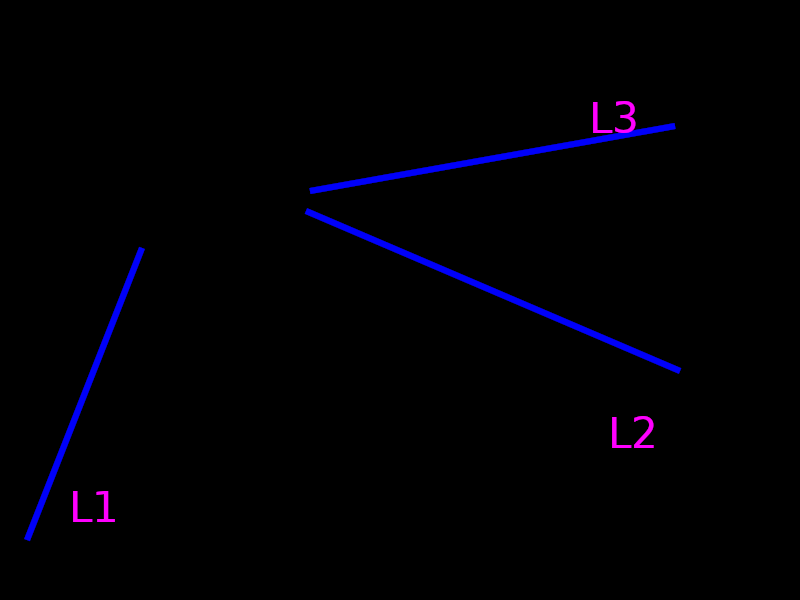
#> input picture q1/figura_q1.png, 800 x 600 px
$ python q1.py
#> lines starting #> are read from the running program, lines starting #| are printed output that depends on the picture; after the words box and inside, x2 and y2 are one past the last pixel; in counts of white or black regions, pixels touching at a corner belong together
#> further down, bgr is the input picture: shape (600, 800, 3); mean B, G, R 4.3, 0, 0.7
import cv2
import math

def calcula_pf(linha1, linha2):
    x0, y0, x1, y1 = linha1
    m1 = (y1-y0)/(x1-x0)
    h1 = y1 - m1*x1

    x0, y0, x1, y1 = linha2
    m2 = (y1-y0)/(x1-x0)
    h2 = y1 - m2*x1

    x_i = (h2 - h1)/(m1 - m2)
    y_i = m1*x_i + h1

    return int(x_i), int(y_i)


def pontos_fuga(img_bgr):
    """
    Cria e retorna uma nova imagem BGR com os
    pontos de fuga desenhados.

    Entrada:
    - img_bgr: imagem original no formato BGR

    Saída:
    - resultado: imagem BGR com os pontos de fuga desenhados
    """

    hsv = cv2.cvtColor(img_bgr, cv2.COLOR_BGR2HSV)
#> hsv: shape (600, 800, 3); mean H, S, V 2.4, 4.9, 4.3

    min_hsv = (220/2, 50, 50)
    max_hsv = (260/2, 255, 255)

    mask = cv2.inRange(hsv, min_hsv, max_hsv)
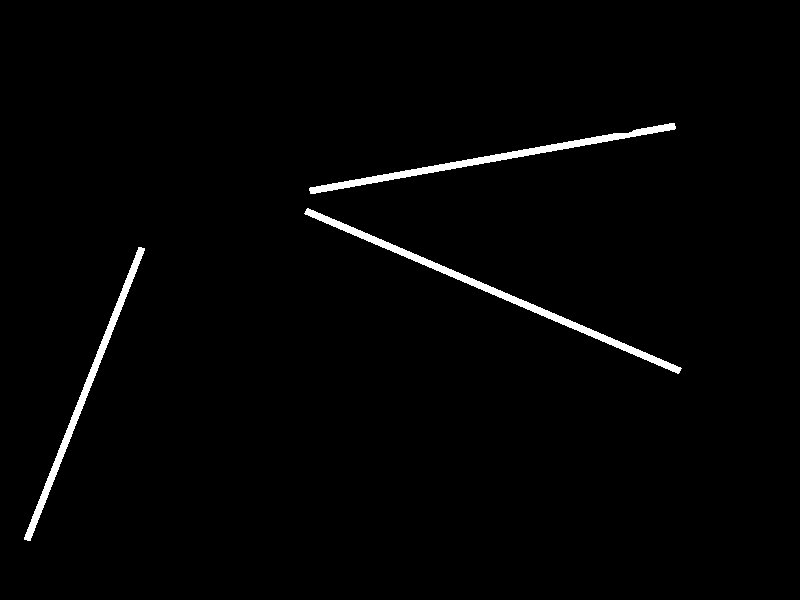
#> mask: shape (600, 800); 1.6% white; 3 white regions, box (x1, y1, x2, y2) and area: (304, 208, 682, 374) 2852, (309, 123, 676, 194) 2553, (24, 247, 145, 541) 2202

    cv2.imshow('Mascara', mask)

    # Pegar as linhas
    linhas = cv2.HoughLinesP(mask, 1, math.radians(1), 300)
#> linhas = 20 rows, first 6: [305, 212, 679, 371], [306, 210, 680, 369], [304, 213, 679, 372], [309, 190, 674, 125], [310, 193, 675, 128], [310, 191, 675, 126]
    print(linhas.shape)
#| (20, 1, 4)
    print(linhas)
#> (printed output is left out)

    m_positivo = []
    m_negativo = []

    for linha in linhas:
        x0 = linha[0][0]
        y0 = linha[0][1]
        x1 = linha[0][2]
        y1 = linha[0][3]

        # Calcular m
        m = (y1 - y0)/(x1 - x0)

        if ((y1-y0)**2+(x1-x0)**2)**0.5 > 100:
            if m > 0:
                m_positivo.append((m, linha))
            else :
                m_negativo.append((m, linha))
#> this loop made 20 passes
#> (x0, y0, x1, y1, m) on passes 1 to 12: (305, 212, 679, 371, 0.425), (306, 210, 680, 369, 0.425), (304, 213, 679, 372, 0.424), (309, 190, 674, 125, -0.178), (310, 193, 675, 128, -0.178), (310, 191, 675, 126, -0.178), (632, 131, 674, 124, -0.167), (595, 331, 600, 333, 0.4), (616, 340, 621, 342, 0.4), (457, 272, 462, 274, 0.4), (307, 208, 456, 272, 0.43), (390, 250, 395, 252, 0.4)
#> after the loop, m_negativo = 8 items, first 6: (-0.178, [[309, 190, 674, 125]]), (-0.178, [[310, 193, 675, 128]]), (-0.178, [[310, 191, 675, 126]]), (-0.175, [[309, 188, 623, 133]]), (-2.59, [[28, 540, 141, 247]]), (-2.61, [[26, 539, 138, 247]]); m_positivo = [(0.425, [[305, 212, 679, 371]]), (0.425, [[306, 210, 680, 369]]), (0.424, [[304, 213, 679, 372]]), (0.43, [[307, 208, 456, 272]]), (0.424, [[305, 211, 680, 370]])]

    # Encontrar a L1 e L3
    menor_valor = 999999
    menor_linha = None
    maior_valor = -99999
    maior_linha = None
    for m, linha in m_negativo:
        if menor_valor > m:
            menor_valor = m
            menor_linha = linha
        if maior_valor < m:
            maior_valor = m
            maior_linha = linha
#> this loop made 8 passes
#> (m, menor_valor, maior_valor, maior_linha) on pass 1: (-0.178, -0.178, -0.178, [[309, 190, 674, 125]])
#> (m, menor_valor, menor_linha) on passes 5, 6, 8: (-2.59, -2.59, [[28, 540, 141, 247]]), (-2.61, -2.61, [[26, 539, 138, 247]]), (-2.61, -2.61, [[40, 514, 142, 248]])
#> after the loop, maior_valor = -0.175; menor_valor = -2.61

    resultado = img_bgr.copy()

    L3_x0, L3_y0, L3_x1, L3_y1 = maior_linha[0]
#> L3_x0 = 309; L3_y0 = 188; L3_x1 = 623; L3_y1 = 133
    cv2.line(resultado, (L3_x0,L3_y0), (L3_x1, L3_y1), (0,0,255), 5)

    L1_x0, L1_y0, L1_x1, L1_y1 = menor_linha[0]
#> L1_x0 = 40; L1_y0 = 514; L1_x1 = 142; L1_y1 = 248
    cv2.line(resultado, (L1_x0,L1_y0), (L1_x1, L1_y1), (0,225,0), 5)

    # Encontrar a L2:
    L2_x0, L2_y0, L2_x1, L2_y1 = m_positivo[0][1][0]
#> L2_x0 = 305; L2_y0 = 212; L2_x1 = 679; L2_y1 = 371
    cv2.line(resultado, (L2_x0,L2_y0), (L2_x1, L2_y1), (0,225,255), 5)

    # Encontrar os pontos de fuga
    linha1 = L1_x0, L1_y0, L1_x1, L1_y1
#> linha1 = (40, 514, 142, 248)
    linha2 = L2_x0, L2_y0, L2_x1, L2_y1
#> linha2 = (305, 212, 679, 371)
    linha3 = L3_x0, L3_y0, L3_x1, L3_y1
#> linha3 = (309, 188, 623, 133)

    ponto1 = calcula_pf(linha1, linha2)
#> in calcula_pf, `x0, y0, x1, y1 = linha1`: x0 = 40; y0 = 514; x1 = 142; y1 = 248
#> in calcula_pf, `m1 = (y1-y0)/(x1-x0)`: m1 = -2.61
#> in calcula_pf, `h1 = y1 - m1*x1`: h1 = 618.3
#> in calcula_pf, `x0, y0, x1, y1 = linha2`: x0 = 305; y0 = 212; x1 = 679; y1 = 371
#> in calcula_pf, `m2 = (y1-y0)/(x1-x0)`: m2 = 0.425
#> in calcula_pf, `h2 = y1 - m2*x1`: h2 = 82.33
#> in calcula_pf, `x_i = (h2 - h1)/(m1 - m2)`: x_i = 176.7
#> in calcula_pf, `y_i = m1*x_i + h1`: y_i = 157.5
#> ponto1 = (176, 157)
    ponto2 = calcula_pf(linha2, linha3)
#> ponto2 = (266, 195)

    print(ponto1)
#| (176, 157)
    print(ponto2)
#| (266, 195)

    cv2.circle(resultado, ponto1, 10, (0,255,0), -1)
    cv2.circle(resultado, ponto2, 10, (0,0,255), -1)
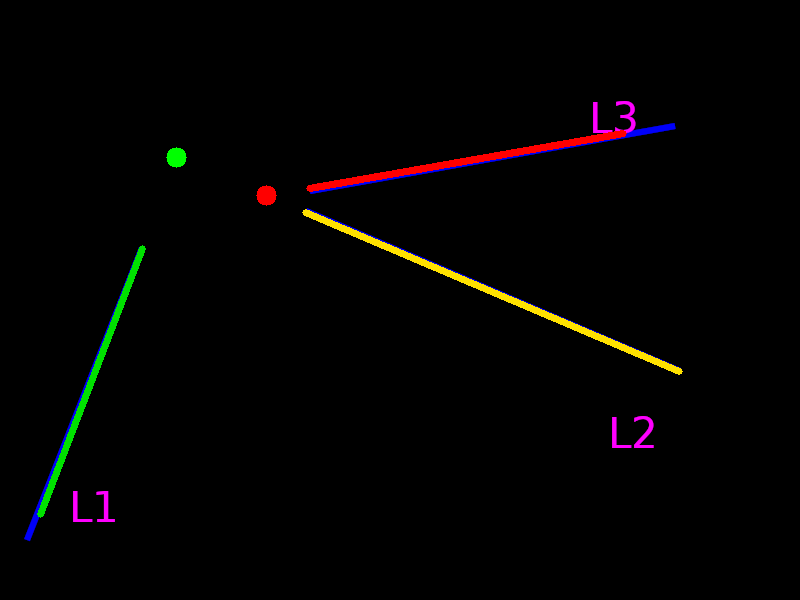
#> resultado: shape (600, 800, 3); mean B, G, R 1.6, 2.4, 3.5

    return resultado


if __name__ == "__main__":
    bgr = cv2.imread('figura_q1.png')
    resultado = pontos_fuga(bgr)

    cv2.imwrite("figura_q1_resultado.png", resultado)

    cv2.imshow('Original', bgr)
    cv2.imshow('Pontos de fuga', resultado)
    cv2.waitKey()
    cv2.destroyAllWindows()
